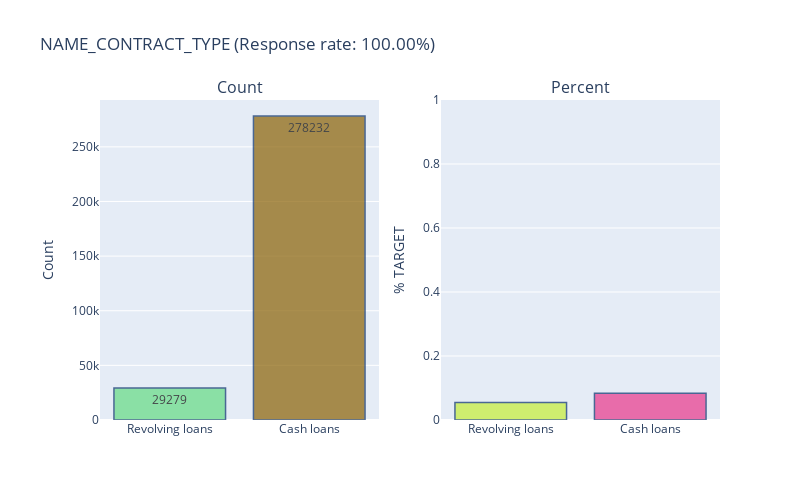

Notebook cell for this chart:
### Markdown cell above
### 2.1.1. Contract type
- REMIND: repay == 0 and not repay == 1

### Code cell
temp_col = features_dtype_object[0]
plot_count_percent_for_object(application_train, temp_col)

### Figure 1 — Plotly figure (JSON) as saved in the notebook; plotly's stock layout.template omitted (floating-point values rounded to 4 significant figures)
{"data": [{"marker": {"color": ["#64DB83", "#8A6104", "#67245C", "#A29684", "#267467", "#6F8917", "#98BBF1", "#9C058A", "#5A901F", "#9ADD8F", "#63ACFD", "#2D0AB2", "#09CE05", "#D4D1D9", "#E55897", "#DF6559", "#5AA96A", "#609522", "#18F451", "#F48933", "#893E1F", "#398491", "#B1F224", "#BD0EFC", "#3059AA", "#957F90", "#8EA2C9", "#EC36F0", "#0941C3", "#587AA1", "#99DE07", "#CC2E4F", "#962F56", "#090222", "#8FCDB7", "#07054C", "#82EE4D", "#4CEC59", "#2115B6", "#968F74", "#30064D", "#E6A386", "#C6BF55", "#79E7BE", "#564937", "#CFAD79", "#505442", "#9398F9", "#2D229C", "#5E8290", "#C961A3", "#51720B", "#661990", "#97EDD8", "#5964F1", "#6E602D", "#47E3E3", "#1D1012", "#7FAEE3", "#E24C6B", "#A6C5EF", "#60A460", "#72CC58", "#83C338", "#A156A9", "#5A9AB5", "#1FFA0D", "#DBDB09", "#B65285", "#0D0F8C", "#9251D3", "#ABF84D", "#BC4E2B", "#6A5E6E", "#D27BF8", "#DB6C48", "#C649C4", "#76ED35", "#F0C721", "#BD3FD9", "#558A0D", "#EA62CC", "#CAB0FF", "#B58A07", "#9779F5", "#4DA295", "#D7E5B6", "#FB7C83", "#3DD095", "#14F022", "#E10F1A", "#4B22D7", "#6C79D0", "#5E304A", "#B2B969", "#E0E8A6", "#F3F9C1", "#9EEF9C", "#C866A9", "#983244"], "line": {"color": "rgb(8,48,107)", "width": 1.5}}, "name": "Percent", "opacity": 0.7, "orientation": "v", "text": [29279, 278232], "textfont": {"color": "rgb(0, 0, 0)", "size": 12}, "textposition": "auto", "type": "bar", "x": ["Revolving loans", "Cash loans"], "xaxis": "x", "y": [29279, 278232], "yaxis": "y"}, {"marker": {"color": ["#C5EE37", "#EA368A", "#4EE946", "#5742CA", "#8A3A46", "#ABA3D6", "#889F8F", "#F1C51C", "#301ABA", "#E0DD07", "#F1701D", "#9E110A", "#07648F", "#D8E62C", "#32DD55", "#A2F7EF", "#E0DAC5", "#BA562B", "#B319C2", "#E22D60", "#EE2613", "#B45AE0", "#D36673", "#11637C", "#D746B2", "#2DB903", "#3DEC72", "#BDB156", "#9606F4", "#ACB9A9", "#14F05D", "#43D0C9", "#2BB84F", "#E601F3", "#86A8EE", "#621303", "#48A73A", "#DE40B8", "#1D2F80", "#4377BB", "#59BB9C", "#C23402", "#164E52", "#DCD165", "#57895A", "#AB2786", "#675036", "#F328D4", "#546D23", "#AA8A76", "#05B4C6", "#A7CBC5", "#FD4EC0", "#B1200D", "#D2B435", "#F46E3C", "#B80793", "#0C681A", "#956D13", "#1A94DB", "#430483", "#DA26FA", "#0BD3E2", "#2C6231", "#30CA3C", "#49ACB9", "#CCB2A4", "#E6A00C", "#0D01CD", "#CA2784", "#4B10F8", "#C48277", "#4D3D64", "#1B583E", "#710194", "#BBC0B2", "#B3D36C", "#ADD418", "#2366E1", "#93FFC8", "#188CFF", "#DCE425", "#A2BAC1", "#A33071", "#BF5F18", "#5419F9", "#679AED", "#8D1A7B", "#3414B7", "#61784E", "#2B2D14", "#D46963", "#CBE095", "#2908D4", "#5183AB", "#63B24A", "#E63C16", "#57680F", "#B3451A", "#ACECF7"], "line": {"color": "rgb(8,48,107)", "width": 1.5}}, "opacity": 0.7, "orientation": "v", "text": [["Revolving loans", 0.05478], ["Cash loans", 0.08346]], "textfont": {"color": "rgb(0, 0, 0)", "size": 12}, "textposition": "auto", "type": "bar", "x": ["Revolving loans", "Cash loans"], "xaxis": "x2", "y": [0.05478, 0.08346], "yaxis": "y2"}], "layout": {"annotations": [{"font": {"size": 16}, "showarrow": false, "text": "Count", "x": 0.225, "xanchor": "center", "xref": "paper", "y": 1, "yanchor": "bottom", "yref": "paper"}, {"font": {"size": 16}, "showarrow": false, "text": "Percent", "x": 0.775, "xanchor": "center", "xref": "paper", "y": 1, "yanchor": "bottom", "yref": "paper"}], "height": 500, "margin": {"l": 100}, "showlegend": false, "title": {"text": "NAME_CONTRACT_TYPE (Response rate: 100.00%)"}, "width": 800, "xaxis": {"anchor": "y", "domain": [0, 0.45]}, "xaxis2": {"anchor": "y2", "domain": [0.55, 1]}, "yaxis": {"anchor": "x", "domain": [0, 1], "title": {"text": "Count"}}, "yaxis2": {"anchor": "x2", "domain": [0, 1], "range": [0, 1], "title": {"text": "% TARGET"}}}}
